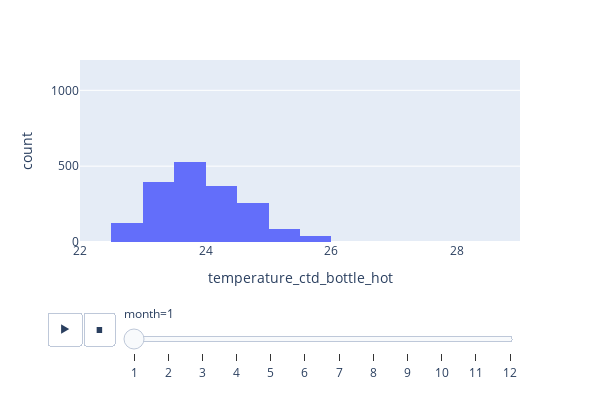

Notebook code cell kept with this figure:
### Markdown cell above
## Explore there seasonality in surface termperature

### Code cell
HOT_bottle['month'] = pd.DatetimeIndex(HOT_bottle['time']).month # create a new variable 'month'

ind=(HOT_bottle['depth']<50)  # consider surface data only

fig = px.histogram(HOT_bottle[ind].sort_values(by='month'),
                     x='temperature_ctd_bottle_hot',
                     nbins=15,
                     range_y=[0, 1200],
                     range_x=[22, 29],
                     height=400, width=600, 
                     animation_frame="month");
fig.show()

### Figure 1 — Plotly figure (JSON) as saved in the notebook; plotly's stock layout.template omitted (floating-point values rounded to 4 significant figures; data arrays with more than 128 entries replaced by an {"elided": "..."} marker saying what was removed)
{"data": [{"alignmentgroup": "True", "bingroup": "x", "hovertemplate": "month=1<br>temperature_ctd_bottle_hot=%{x}<br>count=%{y}<extra></extra>", "legendgroup": "", "marker": {"color": "#636efa", "pattern": {"shape": ""}}, "name": "", "nbinsx": 15, "offsetgroup": "", "orientation": "v", "showlegend": false, "type": "histogram", "x": {"elided": "1832 float values"}, "xaxis": "x", "yaxis": "y"}], "layout": {"barmode": "relative", "height": 400, "legend": {"tracegroupgap": 0}, "margin": {"t": 60}, "sliders": [{"active": 0, "currentvalue": {"prefix": "month="}, "len": 0.9, "pad": {"b": 10, "t": 60}, "steps": [{"args": [["1"], {"frame": {"duration": 0, "redraw": true}, "fromcurrent": true, "mode": "immediate", "transition": {"duration": 0, "easing": "linear"}}], "label": "1", "method": "animate"}, {"args": [["2"], {"frame": {"duration": 0, "redraw": true}, "fromcurrent": true, "mode": "immediate", "transition": {"duration": 0, "easing": "linear"}}], "label": "2", "method": "animate"}, {"args": [["3"], {"frame": {"duration": 0, "redraw": true}, "fromcurrent": true, "mode": "immediate", "transition": {"duration": 0, "easing": "linear"}}], "label": "3", "method": "animate"}, {"args": [["4"], {"frame": {"duration": 0, "redraw": true}, "fromcurrent": true, "mode": "immediate", "transition": {"duration": 0, "easing": "linear"}}], "label": "4", "method": "animate"}, {"args": [["5"], {"frame": {"duration": 0, "redraw": true}, "fromcurrent": true, "mode": "immediate", "transition": {"duration": 0, "easing": "linear"}}], "label": "5", "method": "animate"}, {"args": [["6"], {"frame": {"duration": 0, "redraw": true}, "fromcurrent": true, "mode": "immediate", "transition": {"duration": 0, "easing": "linear"}}], "label": "6", "method": "animate"}, {"args": [["7"], {"frame": {"duration": 0, "redraw": true}, "fromcurrent": true, "mode": "immediate", "transition": {"duration": 0, "easing": "linear"}}], "label": "7", "method": "animate"}, {"args": [["8"], {"frame": {"duration": 0, "redraw": true}, "fromcurrent": true, "mode": "immediate", "transition": {"duration": 0, "easing": "linear"}}], "label": "8", "method": "animate"}, {"args": [["9"], {"frame": {"duration": 0, "redraw": true}, "fromcurrent": true, "mode": "immediate", "transition": {"duration": 0, "easing": "linear"}}], "label": "9", "method": "animate"}, {"args": [["10"], {"frame": {"duration": 0, "redraw": true}, "fromcurrent": true, "mode": "immediate", "transition": {"duration": 0, "easing": "linear"}}], "label": "10", "method": "animate"}, {"args": [["11"], {"frame": {"duration": 0, "redraw": true}, "fromcurrent": true, "mode": "immediate", "transition": {"duration": 0, "easing": "linear"}}], "label": "11", "method": "animate"}, {"args": [["12"], {"frame": {"duration": 0, "redraw": true}, "fromcurrent": true, "mode": "immediate", "transition": {"duration": 0, "easing": "linear"}}], "label": "12", "method": "animate"}], "x": 0.1, "xanchor": "left", "y": 0, "yanchor": "top"}], "updatemenus": [{"buttons": [{"args": [null, {"frame": {"duration": 500, "redraw": true}, "fromcurrent": true, "mode": "immediate", "transition": {"duration": 500, "easing": "linear"}}], "label": "&#9654;", "method": "animate"}, {"args": [[null], {"frame": {"duration": 0, "redraw": true}, "fromcurrent": true, "mode": "immediate", "transition": {"duration": 0, "easing": "linear"}}], "label": "&#9724;", "method": "animate"}], "direction": "left", "pad": {"r": 10, "t": 70}, "showactive": false, "type": "buttons", "x": 0.1, "xanchor": "right", "y": 0, "yanchor": "top"}], "width": 600, "xaxis": {"anchor": "y", "domain": [0, 1], "range": [22, 29], "title": {"text": "temperature_ctd_bottle_hot"}, "type": "linear"}, "yaxis": {"anchor": "x", "domain": [0, 1], "range": [0, 1200], "title": {"text": "count"}}}}
